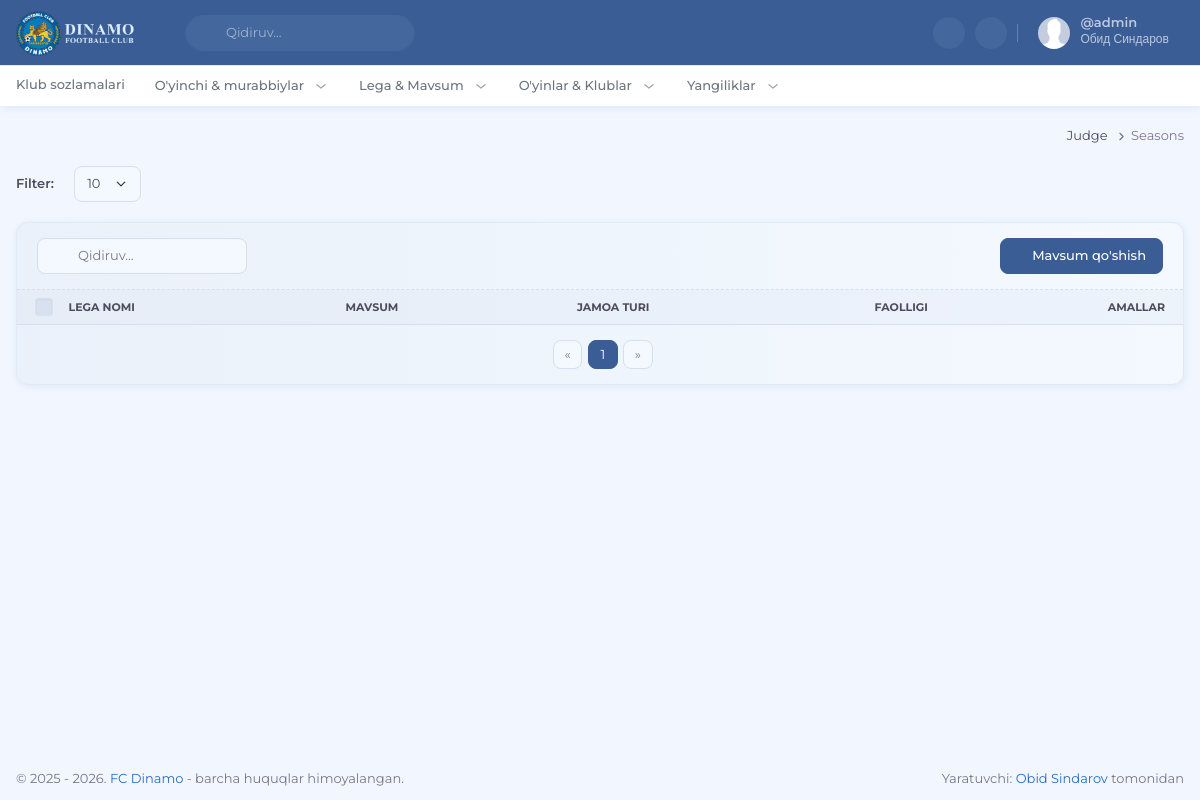
Screenshot of /judge/seasons (signed in) with the database file from the repository.
### apps/users/models.py (models this page shows, shortened)
class CustomUser(AbstractUser):
    pass

### apps/judge/views.py (the view, shortened to what this page needs)
# urls.py: path('seasons', views.judge_seasons, name='judge_seasons'),
@login_required
def judge_seasons(request):
    if not request.user.is_superuser:
        raise PermissionDenied
    per_page = request.GET.get('per_page', 10)
    seasons_list = Season.objects.all().order_by('-year', '-id')
    seasons_list, pagination_range = paginate_queryset(seasons_list, request, per_page=per_page)
    paths = [
        {'title': 'judge', 'url': 'judge', 'args': []},
        {'title': 'seasons', 'url': 'judge_seasons', 'args': []},
    ]
    context = {
        'per_page': str(per_page),
        'pagination_range': pagination_range,
        "seasons_list": seasons_list,
        "leagues": League.objects.all(),
        "team_types": TeamType.objects.all(),
        'paths': paths,
        'page_title': 'Mavsumlarni sozlash'
    }
    context.update(get_base_context(request))
    return render(request, 'judge/seasons/seasons.html', context)

### apps/core/utils.py (called while the page is built)
def get_base_context(request):
    return {
        'current_year': datetime.now().year,
        'categorys': TeamType.objects.all().order_by('order')
    }

def get_pagination_range(current_page, total_pages, delta=1):
    range_with_dots = []
    left = current_page - delta
    right = current_page + delta + 1
    range_with_dots.append(1)
    if left > 2:
        range_with_dots.append('...')
    for i in range(max(left, 2), min(right, total_pages)):
        range_with_dots.append(i)
    if right < total_pages:
        range_with_dots.append('...')
    if total_pages > 1:
        range_with_dots.append(total_pages)
    return range_with_dots

def paginate_queryset(queryset, request, per_page=5):
    paginator = Paginator(queryset, per_page)
    page_number = request.GET.get('page')
    page_obj = paginator.get_page(page_number)
    pagination_range = get_pagination_range(page_obj.number, paginator.num_pages)
    return page_obj, pagination_range

### apps/judge/templates/judge/seasons/seasons.html (shortened to what this page needs)
{% extends "judge/judge.html" %} {% load static %} {% block title %}FC Dinamo - {{ page_title }}{% endblock title %} {% block css %} {% endblock css %}
{% block content %}
<div class="container-fluid">
    <div class="row">
        <div class="col-12">
            <div class="d-flex align-items-center gap-2 mb-3">
                <span class="me-2 fw-semibold">Filter:</span>
                <form method="get" class="d-flex gap-2">
                    <select class="form-select form-control my-1 my-md-0" name="per_page" onchange="this.form.submit()">
                        <option value="10" {% if per_page == "10" %}selected{% endif %}>10</option>
                    </select>
                </form>
            </div>
            <form method="post">
                <div data-table  data-table-rows-per-page="{{ per_page }}" class="card">
                    <div class="card-header border-light justify-content-between">
                        <div class="d-flex gap-2">
                            <div class="app-search">
                                <input data-table-search type="search" class="form-control" placeholder="Qidiruv..." />
                                <i class="ti ti-search app-search-icon text-muted"></i>
                            </div>
                        </div>
                        <div class="d-flex gap-1">
                            <a href="#!" class="btn btn-primary" data-bs-toggle="modal" data-bs-target="#addSeasonModal">
                                <i class="ti ti-plus me-1 fs-sm"></i>
                                Mavsum qo'shish
                            </a>
                        </div>
                    </div>
                    <div class="table-responsive">
                        <table class="table table-custom table-centered table-select table-hover w-100 mb-0">
                            <thead class="bg-light align-middle bg-opacity-25 thead-sm">
                                <tr class="text-uppercase fs-xxs">
                                    <th class="ps-3" style="width: 1%">
                                        <input data-table-select-all class="form-check-input form-check-input-light fs-14 mt-0" type="checkbox" id="select-all-products" value="option" />
                                    </th>
                                    <th data-table-sort data-column="name">Lega nomi</th>
                                    <th data-table-sort data-column="season">Mavsum</th>
                                    <th data-table-sort data-column="team_type">Jamoa turi</th>
                                    <th data-table-sort data-column="is_active">Faolligi</th>
                                    <th class="text-center" style="width: 1%">Amallar</th>
                                </tr>
                            </thead>
                        </table>
                    </div>
                    <div class="card-footer border-0">
                        <div class="d-flex justify-content-between align-items-center">
                            <ul class="pagination pagination-sm pagination-boxed mb-0 mx-auto">
                                <li class="page-item {% if not seasons_list.has_previous %}disabled{% endif %}">
                                    <a class="page-link" href="{% if seasons_list.has_previous %}?page={{ seasons_list.previous_page_number }}{% else %}#{% endif %}" aria-label="Previous">
                                        <span aria-hidden="true">&laquo;</span>
                                    </a>
                                </li>
                                {% for page in pagination_range %}
                                {% if page == '...' %}
                                <li class="page-item disabled"><span class="page-link">...</span></li>
                                {% elif page == seasons_list.number %}
                                <li class="page-item active"><a class="page-link" href="?{% if per_page %}per_page={{ per_page }}&{% endif %}page={{ page }}">{{ page }}</a></li>
                                {% else %}
                                <li class="page-item"><a class="page-link" href="?{% if per_page %}per_page={{ per_page }}&{% endif %}page={{ page }}">{{ page }}</a></li>
                                {% endif %}
                                {% endfor %}
                                <li class="page-item {% if not seasons_list.has_next %}disabled{% endif %}">
                                    <a class="page-link" href="{% if seasons_list.has_next %}?{% if per_page %}per_page={{ per_page }}&{% endif %}page={{ seasons_list.next_page_number }}{% else %}#{% endif %}" aria-label="Next">
                                        <span aria-hidden="true">&raquo;</span>
                                    </a>
                                </li>
                            </ul>
                        </div>
                    </div>
                </div>
            </form>
        </div>
    </div>
</div>
{% endblock content %}

### apps/core/templates/core/components/user-dropdown.html (shortened to what this page needs)
{% load static %}
{% if request.user.is_authenticated %}
<div id="user-dropdown-detailed" class="topbar-item nav-user">
    <div class="dropdown">
        <a class="topbar-link dropdown-toggle drop-arrow-none px-2" data-bs-toggle="dropdown" href="#!"
            aria-haspopup="false" aria-expanded="false">
            <img src="{% static 'images/user.jpg' %}" width="32" class="rounded-circle me-lg-2 d-flex"
                alt="user-image" />
            <div class="d-lg-flex align-items-center gap-1 d-none">
                <span>
                    <h5 class="my-0 lh-1 pro-username">@{{ request.user.username }}</h5>
                    <span class="fs-xs lh-1">{{ request.user.first_name }} {{ request.user.last_name }}</span>
                </span>
                <i class="ti ti-chevron-down align-middle"></i>
            </div>
        </a>
    </div>
</div>
{% endif %}

### rows the page displays
CustomUser: user.username "admin", user.first_name "Обид", user.last_name "Синдаров"

### other values shown
{{ item.title|title }} "Judge"
{{ item.title|title }} "Seasons"
{{ page }} "1"
